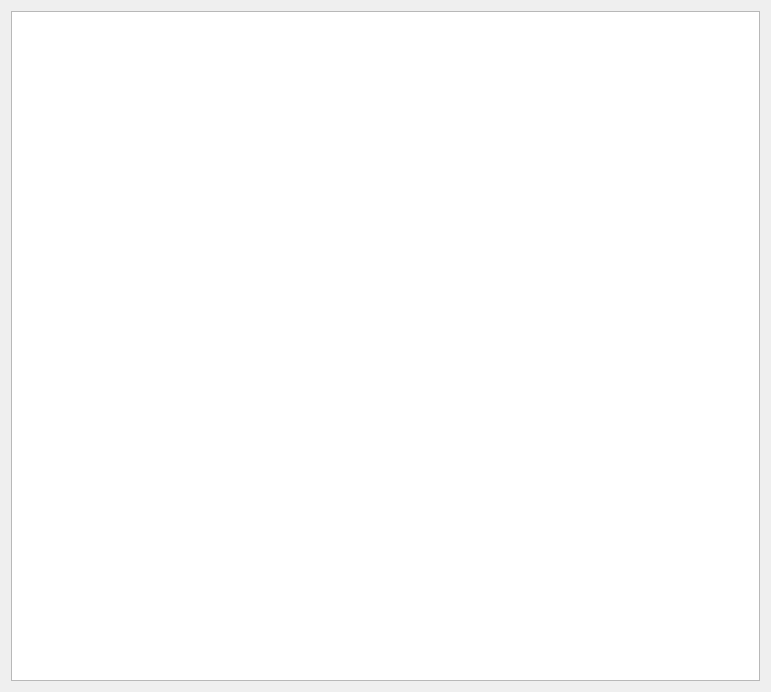
<?xml version="1.0" encoding="UTF-8"?>
<ui version="4.0">
 <class>GraphDialog</class>
 <widget class="QDialog" name="GraphDialog">
  <property name="geometry">
   <rect>
    <x>0</x>
    <y>0</y>
    <width>771</width>
    <height>692</height>
   </rect>
  </property>
  <property name="windowTitle">
   <string>Dialog</string>
  </property>
  <layout class="QVBoxLayout" name="verticalLayout">
   <item>
    <widget class="PlotWidget" name="graphicsView"/>
   </item>
  </layout>
 </widget>
 <customwidgets>
  <customwidget>
   <class>PlotWidget</class>
   <extends>QGraphicsView</extends>
   <header>pyqtgraph</header>
  </customwidget>
 </customwidgets>
 <resources/>
 <connections/>
</ui>
